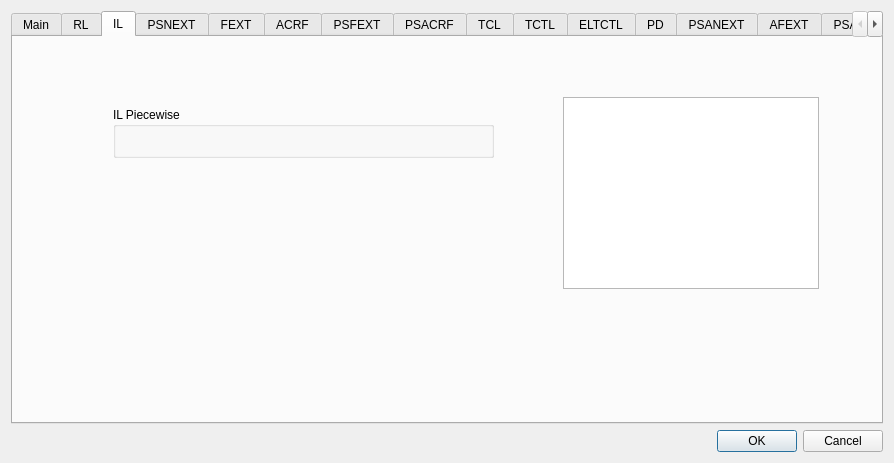
<?xml version="1.0" encoding="UTF-8"?>
<ui version="4.0">
 <class>Dialog</class>
 <widget class="QDialog" name="Dialog">
  <property name="enabled">
   <bool>true</bool>
  </property>
  <property name="geometry">
   <rect>
    <x>0</x>
    <y>0</y>
    <width>894</width>
    <height>463</height>
   </rect>
  </property>
  <property name="acceptDrops">
   <bool>true</bool>
  </property>
  <property name="windowTitle">
   <string>Dialog</string>
  </property>
  <layout class="QVBoxLayout" name="verticalLayout">
   <item>
    <widget class="QTabWidget" name="tabWidget">
     <property name="currentIndex">
      <number>2</number>
     </property>
     <widget class="QWidget" name="tab">
      <attribute name="title">
       <string>Main</string>
      </attribute>
      <widget class="QGroupBox" name="groupBox">
       <property name="geometry">
        <rect>
         <x>60</x>
         <y>70</y>
         <width>271</width>
         <height>221</height>
        </rect>
       </property>
       <property name="whatsThis">
        <string/>
       </property>
       <property name="autoFillBackground">
        <bool>false</bool>
       </property>
       <property name="title">
        <string>Main Info</string>
       </property>
       <property name="alignment">
        <set>Qt::AlignCenter</set>
       </property>
       <property name="flat">
        <bool>false</bool>
       </property>
       <property name="checkable">
        <bool>false</bool>
       </property>
       <widget class="QWidget" name="formLayoutWidget">
        <property name="geometry">
         <rect>
          <x>10</x>
          <y>30</y>
          <width>251</width>
          <height>181</height>
         </rect>
        </property>
        <layout class="QFormLayout" name="formLayout">
         <item row="0" column="0">
          <widget class="QLabel" name="standardLabel">
           <property name="text">
            <string>Standard</string>
           </property>
          </widget>
         </item>
         <item row="0" column="1">
          <widget class="QComboBox" name="standardComboBox">
           <property name="frame">
            <bool>false</bool>
           </property>
          </widget>
         </item>
         <item row="1" column="0">
          <widget class="QLabel" name="limitNameLabel">
           <property name="text">
            <string>Limit Name</string>
           </property>
          </widget>
         </item>
         <item row="1" column="1">
          <widget class="QLineEdit" name="limitNameLineEdit"/>
         </item>
         <item row="2" column="0">
          <widget class="QLabel" name="limitCategoryLabel">
           <property name="text">
            <string>Limit Category</string>
           </property>
          </widget>
         </item>
         <item row="2" column="1">
          <widget class="QLineEdit" name="limitCategoryLineEdit"/>
         </item>
         <item row="3" column="0">
          <widget class="QLabel" name="minFreqLabel">
           <property name="text">
            <string>MinFreq</string>
           </property>
          </widget>
         </item>
         <item row="3" column="1">
          <widget class="QLineEdit" name="minFreqLineEdit"/>
         </item>
         <item row="4" column="0">
          <widget class="QLabel" name="maxFreqLabel">
           <property name="text">
            <string>Max Freq</string>
           </property>
          </widget>
         </item>
         <item row="4" column="1">
          <widget class="QLineEdit" name="maxFreqLineEdit"/>
         </item>
         <item row="5" column="0">
          <widget class="QLabel" name="ifBandwidthLabel">
           <property name="text">
            <string>IF Bandwidth </string>
           </property>
          </widget>
         </item>
         <item row="5" column="1">
          <widget class="QLineEdit" name="ifBandwidthLineEdit"/>
         </item>
        </layout>
       </widget>
      </widget>
     </widget>
     <widget class="QWidget" name="tab_2">
      <attribute name="title">
       <string>RL</string>
      </attribute>
      <widget class="QGroupBox" name="groupBox_4">
       <property name="geometry">
        <rect>
         <x>100</x>
         <y>70</y>
         <width>381</width>
         <height>81</height>
        </rect>
       </property>
       <property name="title">
        <string>RL Piecewise</string>
       </property>
       <widget class="QCommandLinkButton" name="commandLinkButton_2">
        <property name="geometry">
         <rect>
          <x>340</x>
          <y>50</y>
          <width>31</width>
          <height>31</height>
         </rect>
        </property>
        <property name="text">
         <string/>
        </property>
       </widget>
       <widget class="QLabel" name="label">
        <property name="geometry">
         <rect>
          <x>40</x>
          <y>30</y>
          <width>60</width>
          <height>16</height>
         </rect>
        </property>
        <property name="text">
         <string>≥ f ≥</string>
        </property>
       </widget>
       <widget class="QLineEdit" name="lineEdit">
        <property name="geometry">
         <rect>
          <x>10</x>
          <y>30</y>
          <width>31</width>
          <height>21</height>
         </rect>
        </property>
       </widget>
       <widget class="QLineEdit" name="lineEdit_2">
        <property name="geometry">
         <rect>
          <x>70</x>
          <y>30</y>
          <width>31</width>
          <height>21</height>
         </rect>
        </property>
       </widget>
      </widget>
      <widget class="QGraphicsView" name="graphicsView">
       <property name="geometry">
        <rect>
         <x>550</x>
         <y>60</y>
         <width>256</width>
         <height>192</height>
        </rect>
       </property>
      </widget>
     </widget>
     <widget class="QWidget" name="tab_3">
      <attribute name="title">
       <string>IL</string>
      </attribute>
      <widget class="QGroupBox" name="groupBox_3">
       <property name="geometry">
        <rect>
         <x>100</x>
         <y>70</y>
         <width>381</width>
         <height>51</height>
        </rect>
       </property>
       <property name="title">
        <string>IL Piecewise</string>
       </property>
      </widget>
      <widget class="QGraphicsView" name="graphicsView_2">
       <property name="geometry">
        <rect>
         <x>550</x>
         <y>60</y>
         <width>256</width>
         <height>192</height>
        </rect>
       </property>
      </widget>
     </widget>
     <widget class="QWidget" name="tab_4">
      <attribute name="title">
       <string>PSNEXT</string>
      </attribute>
      <widget class="QGroupBox" name="groupBox_5">
       <property name="geometry">
        <rect>
         <x>100</x>
         <y>70</y>
         <width>381</width>
         <height>51</height>
        </rect>
       </property>
       <property name="title">
        <string>PSNEXT Piecewise</string>
       </property>
      </widget>
     </widget>
     <widget class="QWidget" name="tab_5">
      <attribute name="title">
       <string>FEXT</string>
      </attribute>
      <widget class="QGroupBox" name="groupBox_6">
       <property name="geometry">
        <rect>
         <x>100</x>
         <y>70</y>
         <width>381</width>
         <height>51</height>
        </rect>
       </property>
       <property name="title">
        <string>FEXT Piecewise</string>
       </property>
      </widget>
     </widget>
     <widget class="QWidget" name="tab_6">
      <attribute name="title">
       <string>ACRF</string>
      </attribute>
      <widget class="QGroupBox" name="groupBox_7">
       <property name="geometry">
        <rect>
         <x>100</x>
         <y>70</y>
         <width>381</width>
         <height>51</height>
        </rect>
       </property>
       <property name="title">
        <string>ACRF Piecewise</string>
       </property>
      </widget>
     </widget>
     <widget class="QWidget" name="tab_7">
      <attribute name="title">
       <string>PSFEXT</string>
      </attribute>
      <widget class="QGroupBox" name="groupBox_8">
       <property name="geometry">
        <rect>
         <x>100</x>
         <y>70</y>
         <width>381</width>
         <height>51</height>
        </rect>
       </property>
       <property name="title">
        <string>PSFEXT Piecewise</string>
       </property>
      </widget>
     </widget>
     <widget class="QWidget" name="tab_8">
      <attribute name="title">
       <string>PSACRF</string>
      </attribute>
      <widget class="QGroupBox" name="groupBox_9">
       <property name="geometry">
        <rect>
         <x>100</x>
         <y>70</y>
         <width>381</width>
         <height>51</height>
        </rect>
       </property>
       <property name="title">
        <string>PSACRF Piecewise</string>
       </property>
      </widget>
     </widget>
     <widget class="QWidget" name="tab_9">
      <attribute name="title">
       <string>TCL</string>
      </attribute>
      <widget class="QGroupBox" name="groupBox_10">
       <property name="geometry">
        <rect>
         <x>100</x>
         <y>70</y>
         <width>381</width>
         <height>51</height>
        </rect>
       </property>
       <property name="title">
        <string>TCL Piecewise</string>
       </property>
      </widget>
     </widget>
     <widget class="QWidget" name="tab_10">
      <attribute name="title">
       <string>TCTL</string>
      </attribute>
      <widget class="QGroupBox" name="groupBox_11">
       <property name="geometry">
        <rect>
         <x>100</x>
         <y>70</y>
         <width>381</width>
         <height>51</height>
        </rect>
       </property>
       <property name="title">
        <string>TCTL Piecewise</string>
       </property>
      </widget>
     </widget>
     <widget class="QWidget" name="tab_11">
      <attribute name="title">
       <string>ELTCTL</string>
      </attribute>
      <widget class="QGroupBox" name="groupBox_12">
       <property name="geometry">
        <rect>
         <x>100</x>
         <y>70</y>
         <width>381</width>
         <height>51</height>
        </rect>
       </property>
       <property name="title">
        <string>ELTCTL Piecewise</string>
       </property>
      </widget>
      <widget class="QCommandLinkButton" name="commandLinkButton">
       <property name="geometry">
        <rect>
         <x>420</x>
         <y>150</y>
         <width>193</width>
         <height>41</height>
        </rect>
       </property>
       <property name="text">
        <string>CommandLinkButton</string>
       </property>
      </widget>
     </widget>
     <widget class="QWidget" name="tab_12">
      <attribute name="title">
       <string>PD</string>
      </attribute>
      <widget class="QGroupBox" name="groupBox_13">
       <property name="geometry">
        <rect>
         <x>100</x>
         <y>70</y>
         <width>381</width>
         <height>51</height>
        </rect>
       </property>
       <property name="title">
        <string>Propagation Delay Piecewise</string>
       </property>
      </widget>
     </widget>
     <widget class="QWidget" name="tab_13">
      <attribute name="title">
       <string>PSANEXT</string>
      </attribute>
      <widget class="QGroupBox" name="groupBox_2">
       <property name="geometry">
        <rect>
         <x>100</x>
         <y>10</y>
         <width>821</width>
         <height>211</height>
        </rect>
       </property>
       <property name="title">
        <string>PSANEXT</string>
       </property>
       <widget class="QGroupBox" name="groupBox_14">
        <property name="geometry">
         <rect>
          <x>10</x>
          <y>30</y>
          <width>381</width>
          <height>51</height>
         </rect>
        </property>
        <property name="title">
         <string>PSANEXT Piecewise</string>
        </property>
       </widget>
      </widget>
      <widget class="QGroupBox" name="groupBox_15">
       <property name="geometry">
        <rect>
         <x>100</x>
         <y>230</y>
         <width>821</width>
         <height>221</height>
        </rect>
       </property>
       <property name="title">
        <string>Average PSANEXT </string>
       </property>
       <widget class="QGroupBox" name="groupBox_18">
        <property name="geometry">
         <rect>
          <x>10</x>
          <y>30</y>
          <width>381</width>
          <height>51</height>
         </rect>
        </property>
        <property name="title">
         <string>PSANEXT Piecewise</string>
        </property>
       </widget>
      </widget>
     </widget>
     <widget class="QWidget" name="tab_14">
      <attribute name="title">
       <string>AFEXT</string>
      </attribute>
      <widget class="QGroupBox" name="groupBox_19">
       <property name="geometry">
        <rect>
         <x>100</x>
         <y>10</y>
         <width>821</width>
         <height>211</height>
        </rect>
       </property>
       <property name="title">
        <string>PSANEXT</string>
       </property>
       <widget class="QGroupBox" name="groupBox_20">
        <property name="geometry">
         <rect>
          <x>10</x>
          <y>30</y>
          <width>381</width>
          <height>51</height>
         </rect>
        </property>
        <property name="title">
         <string>PSANEXT Piecewise</string>
        </property>
       </widget>
      </widget>
      <widget class="QGroupBox" name="groupBox_21">
       <property name="geometry">
        <rect>
         <x>100</x>
         <y>230</y>
         <width>821</width>
         <height>221</height>
        </rect>
       </property>
       <property name="title">
        <string>Average PSANEXT </string>
       </property>
       <widget class="QGroupBox" name="groupBox_22">
        <property name="geometry">
         <rect>
          <x>10</x>
          <y>30</y>
          <width>381</width>
          <height>51</height>
         </rect>
        </property>
        <property name="title">
         <string>PSANEXT Piecewise</string>
        </property>
       </widget>
      </widget>
     </widget>
     <widget class="QWidget" name="tab_15">
      <attribute name="title">
       <string>PSAFEXT</string>
      </attribute>
     </widget>
     <widget class="QWidget" name="tab_16">
      <attribute name="title">
       <string>PSAACRF</string>
      </attribute>
      <widget class="QGroupBox" name="groupBox_47">
       <property name="geometry">
        <rect>
         <x>100</x>
         <y>230</y>
         <width>821</width>
         <height>221</height>
        </rect>
       </property>
       <property name="title">
        <string>Average PSAACRF </string>
       </property>
       <widget class="QGroupBox" name="groupBox_48">
        <property name="geometry">
         <rect>
          <x>10</x>
          <y>30</y>
          <width>381</width>
          <height>51</height>
         </rect>
        </property>
        <property name="title">
         <string>PSANEXT Piecewise</string>
        </property>
       </widget>
      </widget>
      <widget class="QGroupBox" name="groupBox_49">
       <property name="geometry">
        <rect>
         <x>100</x>
         <y>10</y>
         <width>821</width>
         <height>211</height>
        </rect>
       </property>
       <property name="title">
        <string>PSAACRF</string>
       </property>
       <widget class="QGroupBox" name="groupBox_50">
        <property name="geometry">
         <rect>
          <x>10</x>
          <y>30</y>
          <width>381</width>
          <height>51</height>
         </rect>
        </property>
        <property name="title">
         <string>PSANEXT Piecewise</string>
        </property>
       </widget>
      </widget>
     </widget>
    </widget>
   </item>
   <item>
    <widget class="QDialogButtonBox" name="buttonBox">
     <property name="orientation">
      <enum>Qt::Horizontal</enum>
     </property>
     <property name="standardButtons">
      <set>QDialogButtonBox::Cancel|QDialogButtonBox::Ok</set>
     </property>
    </widget>
   </item>
  </layout>
 </widget>
 <resources/>
 <connections>
  <connection>
   <sender>buttonBox</sender>
   <signal>accepted()</signal>
   <receiver>Dialog</receiver>
   <slot>accept()</slot>
   <hints>
    <hint type="sourcelabel">
     <x>224</x>
     <y>441</y>
    </hint>
    <hint type="destinationlabel">
     <x>157</x>
     <y>274</y>
    </hint>
   </hints>
  </connection>
  <connection>
   <sender>buttonBox</sender>
   <signal>rejected()</signal>
   <receiver>Dialog</receiver>
   <slot>reject()</slot>
   <hints>
    <hint type="sourcelabel">
     <x>292</x>
     <y>447</y>
    </hint>
    <hint type="destinationlabel">
     <x>286</x>
     <y>274</y>
    </hint>
   </hints>
  </connection>
 </connections>
</ui>
